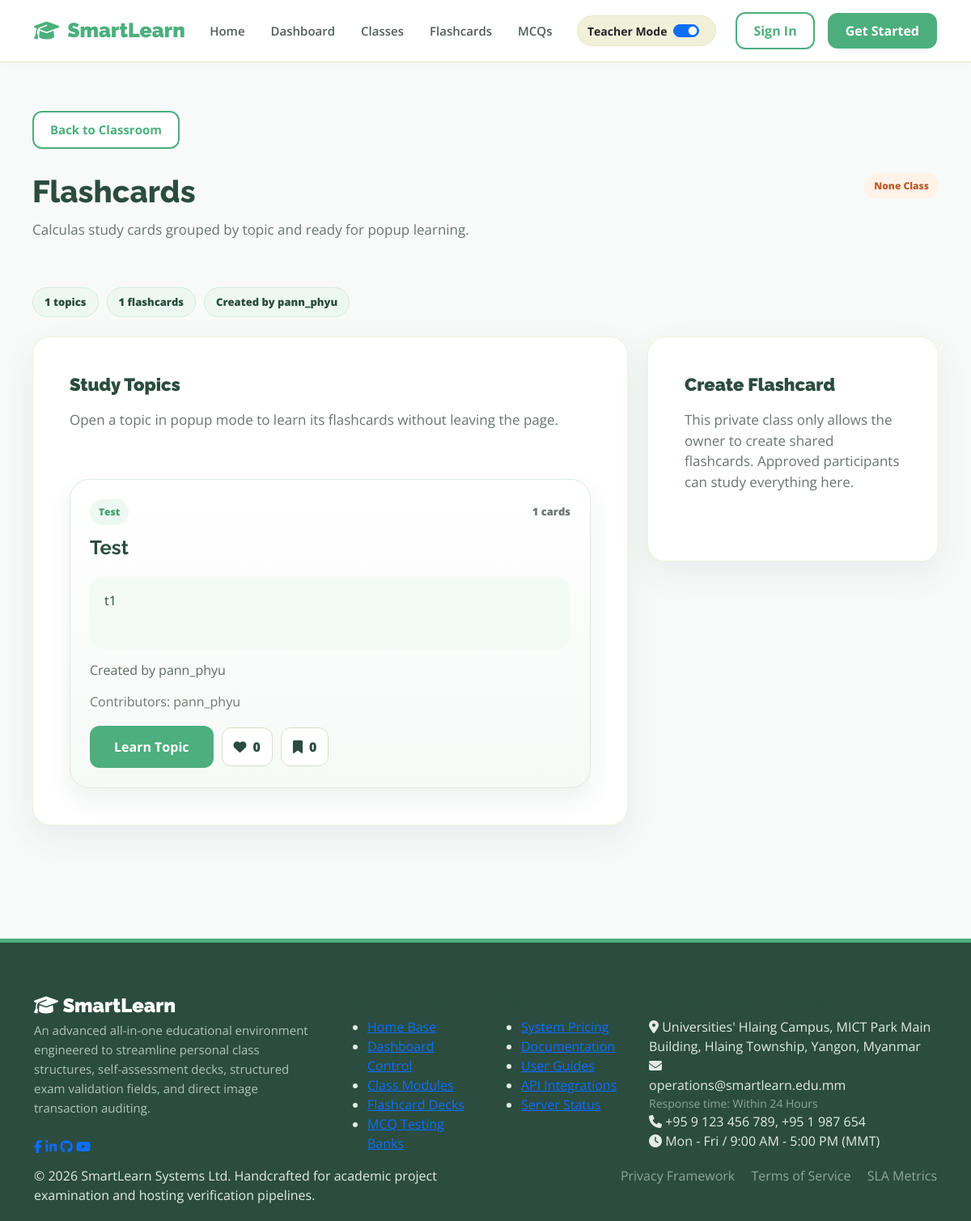
The app's page /classroom/41/flashcards/ with its own data.
### smartlearnApp/models.py (models this page shows, shortened)
class Classroom(models.Model):
    SUBJECT_CHOICES = [
        ('math', 'Mathematics'),
        ('science', 'Science'),
        ('coding', 'Coding/IT'),
        ('languages', 'Languages'),
        ('arts', 'Arts & Design'),
    ]
    CLASS_TYPES = [
        ('public', 'Public'),
        ('private', 'Private'),
    ]
    class_id = models.AutoField(primary_key=True)
    owner = models.ForeignKey(User, on_delete=models.CASCADE, related_name='owned_classrooms', null=True, blank=True)
    title = models.CharField(max_length=255, null=True, blank=True)
    description = models.TextField()
    subject = models.CharField(max_length=50, choices=SUBJECT_CHOICES, default='math')
    class_type = models.CharField(max_length=20, choices=CLASS_TYPES, default='public', null=True, blank=True)
    price = models.DecimalField(max_digits=10, decimal_places=2, default=0.00)
    created_at = models.DateTimeField(auto_now_add=True)
    created_from_site = models.BooleanField(default=False)

class Flashcard(models.Model):
    flashcard_id = models.AutoField(primary_key=True)
    classroom = models.ForeignKey(Classroom, on_delete=models.CASCADE, related_name='flashcards')
    created_by = models.ForeignKey(User, on_delete=models.CASCADE, related_name='flashcards')
    topic = models.CharField(max_length=120)
    front = models.TextField()
    back = models.TextField()
    created_at = models.DateTimeField(auto_now_add=True)

### smartlearnApp/views.py (the view, shortened to what this page needs)
# urls.py: path('classroom/<int:class_id>/flashcards/', views.flashcards_view, name='flashcards'),
def flashcards_view(request, class_id):
    classroom = get_object_or_404(Classroom, class_id=class_id)
    current_user, blocked_response = require_classroom_access(request, classroom)
    if blocked_response:
        return blocked_response
    can_create = user_can_create_learning_content(classroom, current_user)
    flashcards = list(
        Flashcard.objects.filter(classroom=classroom)
        .select_related('created_by')
        .order_by('topic', '-created_at')
    )
    topic_groups = []
    topic_map = OrderedDict()
    for flashcard in flashcards:
        group = topic_map.get(flashcard.topic)
        if not group:
            group = {
                'topic': flashcard.topic,
                'topic_slug': slugify(flashcard.topic) or 'flashcard-topic',
                'cards': [],
                'contributors': [],
                'primary_creator': flashcard.created_by.username,
                'preview_front': flashcard.front,
                'preview_back': flashcard.back,
            }
            topic_map[flashcard.topic] = group
            topic_groups.append(group)
        group['cards'].append(flashcard)
        if flashcard.created_by.username not in group['contributors']:
            group['contributors'].append(flashcard.created_by.username)
    reaction_totals = FlashcardTopicReaction.objects.filter(classroom=classroom).values(
        'topic', 'reaction_type'
    ).annotate(total=Count('topic_reaction_id'))
    reaction_lookup = {
        (entry['topic'], entry['reaction_type']): entry['total']
        for entry in reaction_totals
    }
    current_reactions = set(
        FlashcardTopicReaction.objects.filter(classroom=classroom, user=current_user)
        .values_list('topic', 'reaction_type')
    )
    topic_groups_payload = []
    for group in topic_groups:
        contributor_count = len(group['contributors'])
        if contributor_count == 1:
            contributor_summary = group['contributors'][0]
        else:
            contributor_summary = f"{group['contributors'][0]} + {contributor_count - 1} more"
        group['total_cards'] = len(group['cards'])
        group['contributor_summary'] = contributor_summary
        group['like_count'] = reaction_lookup.get((group['topic'], 'like'), 0)
        group['save_count'] = reaction_lookup.get((group['topic'], 'save'), 0)
        group['user_liked'] = (group['topic'], 'like') in current_reactions
        group['user_saved'] = (group['topic'], 'save') in current_reactions
        topic_groups_payload.append({
            'topic': group['topic'],
            'topic_slug': group['topic_slug'],
            'total_cards': group['total_cards'],
            'primary_creator': group['primary_creator'],
            'contributor_summary': group['contributor_summary'],
            'like_count': group['like_count'],
            'save_count': group['save_count'],
            'user_liked': group['user_liked'],
            'user_saved': group['user_saved'],
            'cards': [
                {
                    'flashcard_id': card.flashcard_id,
                    'front': card.front,
                    'back': card.back,
                    'created_by': card.created_by.username,
                    'created_at': card.created_at.strftime('%b %d, %Y'),
                }
                for card in group['cards']
            ],
        })
    total_flashcards = len(flashcards)
    total_topics = len(topic_groups)
    return render(request, 'flashcards.html', {
        'classroom': classroom,
        'topic_groups': topic_groups,
        'topic_groups_payload': topic_groups_payload,
        'total_flashcards': total_flashcards,
        'total_topics': total_topics,
        'can_create': can_create,
        'current_user': current_user,
    })

### smartlearnApp/views.py (called while the page is built)
def get_mock_user(request=None):
    if request and request.user.is_authenticated:
        return request.user
    username = "TestUser"
    if request:
        username = request.POST.get('user') or request.GET.get('user') or 'TestUser'
    user, created = User.objects.get_or_create(username=username)
    return user

def user_can_enter_classroom(classroom, user):
    if classroom.owner == user or classroom.class_type == 'public':
        return True
    return Enrollment.objects.filter(
        classroom=classroom,
        student=user,
        status='approved'
    ).exists()

def user_can_create_learning_content(classroom, user):
    if classroom.owner == user:
        return True
    return classroom.class_type == 'public'

def require_classroom_access(request, classroom):
    current_user = get_mock_user(request)
    if user_can_enter_classroom(classroom, current_user):
        return current_user, None
    messages.error(
        request,
        "You need approval from the class owner before entering this private classroom."
    )
    return current_user, redirect('browse_classes')

### smartlearnApp/templates/flashcards.html (shortened to what this page needs)
{% extends 'base.html' %}
{% block content %}
<div class="learning-page-header">
    <a href="{% url 'classroom_detail' classroom.class_id %}" class="back-link">Back to Classroom</a>
    <div class="learning-title-row">
        <div>
            <h2 class="page-heading-large">Flashcards</h2>
            <p class="subtext-muted">{{ classroom.title }} study cards grouped by topic and ready for popup learning.</p>
        </div>
        <span class="status-badge {% if classroom.class_type == 'public' %}badge-public{% else %}badge-private{% endif %}">
            {{ classroom.class_type|title }} Class
        </span>
    </div>
    <div class="learning-stats">
        <span class="stat-chip">{{ total_topics }} topics</span>
        <span class="stat-chip">{{ total_flashcards }} flashcards</span>
        <span class="stat-chip">Created by {{ classroom.owner.username }}</span>
    </div>
</div>
<div class="learning-layout">
    <section class="styled-card">
        <div class="learning-section-head">
            <div>
                <h3 class="section-heading">Study Topics</h3>
                <p class="subtext-muted">Open a topic in popup mode to learn its flashcards without leaving the page.</p>
            </div>
        </div>
        <div class="topic-collection-grid">
            {% for group in topic_groups %}
                <article class="topic-collection-card">
                    <div class="topic-collection-topline">
                        <span class="topic-label">{{ group.topic }}</span>
                        <span class="topic-card-count">{{ group.total_cards }} cards</span>
                    </div>
                    <h4>{{ group.topic }}</h4>
                    <p class="topic-preview">{{ group.preview_front }}</p>
                    <p class="topic-meta">Created by {{ group.primary_creator }}</p>
                    <p class="topic-meta muted">Contributors: {{ group.contributor_summary }}</p>
                    <div class="topic-collection-actions">
                        <button type="button" class="btn-primary learn-topic-btn" data-learn-topic="{{ group.topic_slug }}">Learn Topic</button>
                        <form method="POST" action="{% url 'toggle_flashcard_topic_reaction' classroom.class_id %}" class="reaction-form">
                            <button type="submit" class="reaction-button {% if group.user_liked %}is-active{% endif %}">
                                <i class="fa-solid fa-heart"></i>
                                <span>{{ group.like_count }}</span>
                            </button>
                        </form>
                        <form method="POST" action="{% url 'toggle_flashcard_topic_reaction' classroom.class_id %}" class="reaction-form">
                            <button type="submit" class="reaction-button {% if group.user_saved %}is-active{% endif %}">
                                <i class="fa-solid fa-bookmark"></i>
                                <span>{{ group.save_count }}</span>
                            </button>
                        </form>
                    </div>
                </article>
            {% empty %}
                <div class="empty-study-state">
                    No flashcards yet. Create the first topic card and then open it in learning mode.
                </div>
            {% endfor %}
        </div>
    </section>
    <aside class="styled-card create-panel">
        {% if can_create %}
            <div class="create-panel__header">
                <div>
                    <h3 class="section-heading">Create Flashcards</h3>
                    <p class="subtext-muted">Add one card or build a whole topic set in one go.</p>
                </div>
                <button type="button" class="btn-secondary create-more-btn" data-add-flashcard-row>Add more flashcards</button>
            </div>
            <form method="POST" id="flashcard-create-form" class="flashcard-create-form">
                {% csrf_token %}
                <label class="label-bold">Topic</label>
                <input type="text" name="topic" class="form-control" placeholder="e.g. Database Keys" required>
                <div class="flashcard-creator-list" data-flashcard-creator-list>
                    <article class="flashcard-entry-card">
                        <div class="flashcard-entry-card__topline">
                            <span class="topic-card-count">Card 1</span>
                        </div>
                        <label class="label-bold">Front</label>
                        <textarea name="front" class="form-control" rows="3" placeholder="Question or term" required></textarea>
                        <label class="label-bold">Back</label>
                        <textarea name="back" class="form-control" rows="4" placeholder="Answer or explanation" required></textarea>
                    </article>
                </div>
                <button type="submit" class="btn-primary full-width-btn">Share Flashcard</button>
            </form>
        {% else %}
            <h3 class="section-heading">Create Flashcard</h3>
            <p class="subtext-muted">This private class only allows the owner to create shared flashcards. Approved participants can study everything here.</p>
        {% endif %}
    </aside>
</div>
{% endblock %}

### smartlearnApp/static/css/style.css (style rules this page uses)
.back-link { display: inline-block; margin-bottom: 30px; color: #4CAF7D; font-weight: 600; text-decoration: none; font-size: 15px; }
.page-heading-large { font-family: "Raleway", sans-serif; font-size: 38px; font-weight: 800; color: #2b4c3f; margin-bottom: 12px; }
.subtext-muted { color: #6b756f; font-size: 17px; margin-bottom: 40px; }
.styled-card { background: white; border-radius: 22px; padding: 45px; border: 1px solid rgba(228,235,198,0.6); box-shadow: 0 15px 40px rgba(43,76,63,0.08); }
.btn-primary { background:#4CAF7D; color:white; text-decoration:none; padding:14px 30px; border:none; border-radius:12px; font-weight:700; cursor:pointer; transition:0.3s; }
.back-link { display: inline-block; padding: 10px 20px; background-color: #ffffff; color: #4CAF7D; border: 2px solid #4CAF7D; border-radius: 12px; text-decoration: none; font-weight: 700; font-size: 15px; transition: 0.3s ease; }
.status-badge { flex: 0 0 auto; border-radius: 999px; font-size: 12px; font-weight: 800; padding: 7px 12px; }
.badge-private { background: #fff2e8; color: #b85e2d; }
.learning-page-header { margin-bottom: 24px; }
.learning-title-row { display: flex; align-items: flex-start; justify-content: space-between; gap: 24px; }
.learning-layout { display: grid; grid-template-columns: minmax(0, 1fr) 360px; gap: 24px; align-items: start; }
.learning-stats { display: flex; flex-wrap: wrap; gap: 10px; margin-top: 18px; }
.stat-chip { background: #eef8f2; border: 1px solid #d7eadf; border-radius: 999px; color: #2b4c3f; font-size: 13px; font-weight: 800; padding: 8px 14px; }
.learning-section-head { align-items: flex-start; display: flex; justify-content: space-between; gap: 16px; margin-bottom: 20px; }
.section-heading { color: #2b4c3f; font-size: 22px; font-weight: 900; margin: 0 0 18px; }
.topic-pill, .topic-label { background: #eef8f2; border-radius: 999px; color: #3f9d70; display: inline-flex; font-size: 12px; font-weight: 900; padding: 7px 11px; }
.topic-collection-grid { display: grid; grid-template-columns: repeat(auto-fit, minmax(280px, 1fr)); gap: 18px; }
.topic-collection-card { background: linear-gradient(180deg, #ffffff 0%, #f6faf7 100%); border: 1px solid #dcebdc; border-radius: 24px; box-shadow: 0 14px 30px rgba(43,76,63,0.08); display: grid; gap: 14px; padding: 24px; }
.topic-collection-topline, .flashcard-modal__footer, .flashcard-modal__controls { align-items: center; display: flex; flex-wrap: wrap; gap: 10px; justify-content: space-between; }
.topic-card-count, .modal-counter { color: #6b756f; font-size: 13px; font-weight: 800; }
.topic-preview, .topic-meta { color: #5f6964; line-height: 1.55; margin: 0; }
.topic-preview { background: #f4faf6; border-radius: 16px; color: #2b4c3f; min-height: 88px; padding: 16px 18px; }
.topic-meta.muted { color: #6f7772; }
.topic-collection-actions { align-items: center; display: flex; flex-wrap: wrap; gap: 10px; margin-top: 4px; }
.reaction-form { margin: 0; }
.reaction-button { align-items: center; background: #ffffff; border: 1px solid #d9dfc5; border-radius: 12px; color: #2b4c3f; cursor: pointer; display: inline-flex; gap: 8px; font-weight: 800; padding: 11px 14px; transition: 0.25s ease; }
.create-panel { position: sticky; top: 100px; }

### smartlearnApp/templates/base.html (style rules this page uses)
* { margin: 0; padding: 0; box-sizing: border-box; }
body { font-family: "Open Sans", sans-serif; background-color: #f8faf9; color: #333; overflow-x: hidden; }
h1, h2, h3, h4, h5, h6 { font-family: "Raleway", sans-serif; font-weight: 700; color: #2b4c3f; }

### records on screen
Classroom: title "Calculas", class_type "None", owner.username "pann_phyu"
Flashcard: topic "Test", topic "Test", preview_front "t1"

### other values on screen
{{ total_topics }} "1"
{{ total_flashcards }} "1"
{{ group.total_cards }} "1"
{{ group.primary_creator }} "pann_phyu"
{{ group.contributor_summary }} "pann_phyu"
{{ group.like_count }} "0"
{{ group.save_count }} "0"
